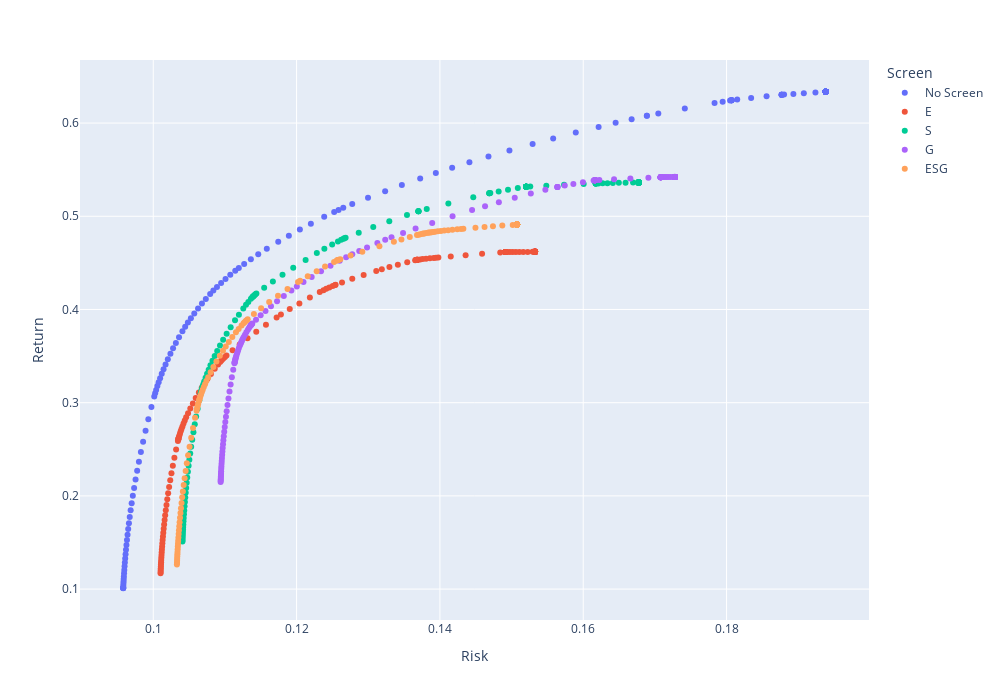

The notebook cell saved with this chart:
### Code cell
# Efficient Frontier portfolios
px.scatter(rr_all, x='Risk', y='Return', color='Screen', width=1000, height=700)

### Figure 1 — Plotly figure (JSON) as saved in the notebook; plotly's stock layout.template omitted (floating-point values rounded to 4 significant figures; data arrays with more than 128 entries replaced by an {"elided": "..."} marker saying what was removed)
{"data": [{"hovertemplate": "Screen=No Screen<br>Risk=%{x}<br>Return=%{y}<extra></extra>", "legendgroup": "No Screen", "marker": {"color": "#636efa", "symbol": "circle"}, "mode": "markers", "name": "No Screen", "orientation": "v", "showlegend": true, "type": "scatter", "x": {"elided": "200 float values"}, "xaxis": "x", "y": {"elided": "200 float values"}, "yaxis": "y"}, {"hovertemplate": "Screen=E<br>Risk=%{x}<br>Return=%{y}<extra></extra>", "legendgroup": "E", "marker": {"color": "#EF553B", "symbol": "circle"}, "mode": "markers", "name": "E", "orientation": "v", "showlegend": true, "type": "scatter", "x": {"elided": "200 float values"}, "xaxis": "x", "y": {"elided": "200 float values"}, "yaxis": "y"}, {"hovertemplate": "Screen=S<br>Risk=%{x}<br>Return=%{y}<extra></extra>", "legendgroup": "S", "marker": {"color": "#00cc96", "symbol": "circle"}, "mode": "markers", "name": "S", "orientation": "v", "showlegend": true, "type": "scatter", "x": {"elided": "200 float values"}, "xaxis": "x", "y": {"elided": "200 float values"}, "yaxis": "y"}, {"hovertemplate": "Screen=G<br>Risk=%{x}<br>Return=%{y}<extra></extra>", "legendgroup": "G", "marker": {"color": "#ab63fa", "symbol": "circle"}, "mode": "markers", "name": "G", "orientation": "v", "showlegend": true, "type": "scatter", "x": {"elided": "200 float values"}, "xaxis": "x", "y": {"elided": "200 float values"}, "yaxis": "y"}, {"hovertemplate": "Screen=ESG<br>Risk=%{x}<br>Return=%{y}<extra></extra>", "legendgroup": "ESG", "marker": {"color": "#FFA15A", "symbol": "circle"}, "mode": "markers", "name": "ESG", "orientation": "v", "showlegend": true, "type": "scatter", "x": {"elided": "200 float values"}, "xaxis": "x", "y": {"elided": "200 float values"}, "yaxis": "y"}], "layout": {"height": 700, "legend": {"title": {"text": "Screen"}, "tracegroupgap": 0}, "margin": {"t": 60}, "width": 1000, "xaxis": {"anchor": "y", "domain": [0, 1], "title": {"text": "Risk"}}, "yaxis": {"anchor": "x", "domain": [0, 1], "title": {"text": "Return"}}}}
